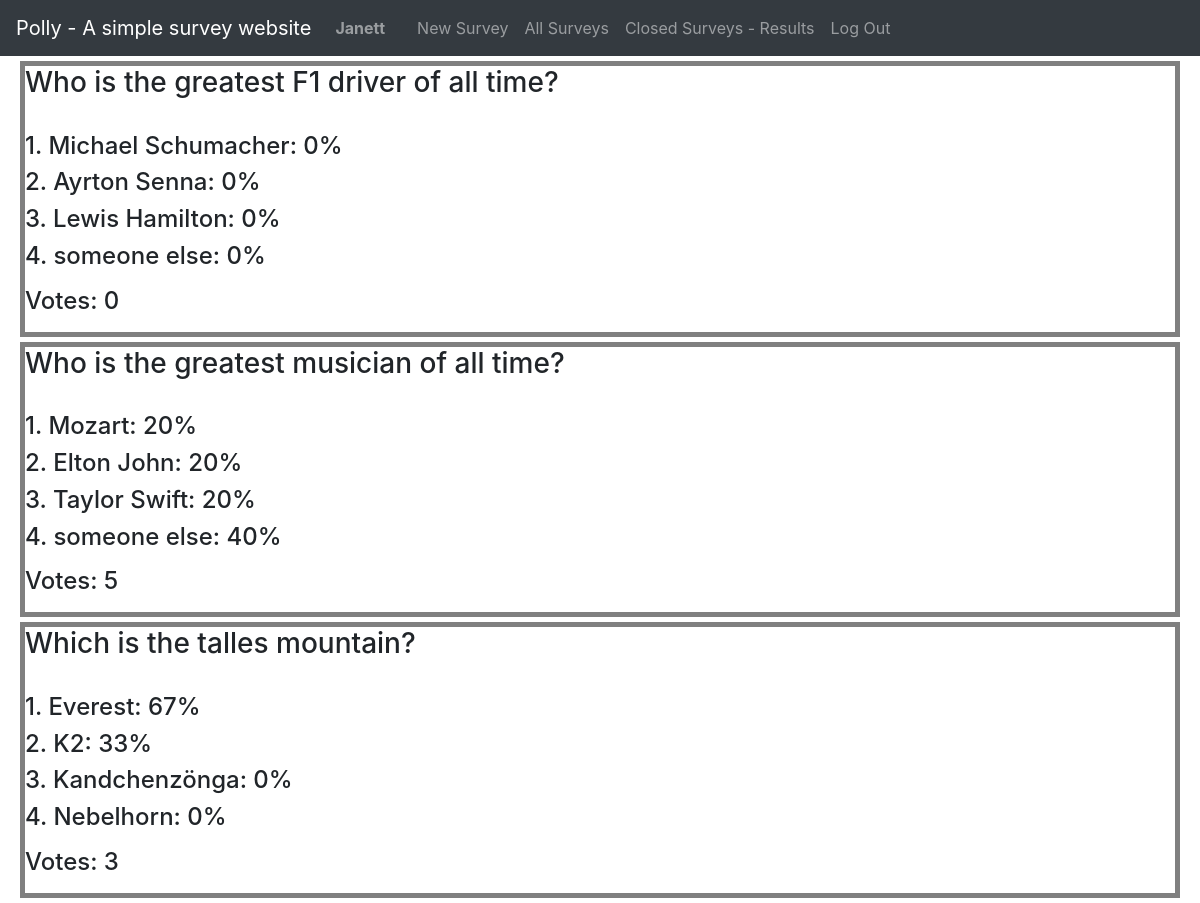
The page /results (signed in) on the database its author committed.
### polly/models.py (models this page shows)
class User(AbstractUser):
    pass

class Survey(models.Model):
    user = models.ForeignKey(User, on_delete=models.CASCADE, default='1', related_name="author")
    question = models.TextField()
    answer1 = models.TextField()
    answer2 = models.TextField()
    answer3 = models.TextField(blank=True)
    answer4 = models.TextField(blank=True)
    timestamp = models.DateTimeField()
    archived = models.BooleanField (default=False)

### polly/views.py (the view)
# urls.py: path("results", views.results, name="results")
def results(request):
        if request.method == 'GET':
            surveyss = Survey.objects.values().filter(archived=True)
            votes = Vote.objects.values('question').annotate(c=Count('question'))
            answers = list(Vote.objects.values_list('answer', flat=True))
            questions = Vote.objects.values_list('question', flat=True)
            print(votes)
            lists=[]
            for survey in surveyss:
                dict={}
                dict['question'] = survey['question']
                try:
                    total_counts = list(Vote.objects.values('question').filter(question=survey['question']).annotate(c=Count('question')))
                    total_counts = total_counts[0]['c']
                    if survey['answer1'] in answers:
                        counts = answers.count(survey['answer1'])
                        ratio = "{:.0%}".format((counts / total_counts))
                        dict['answer1'] = survey['answer1'] + ': ' + ratio
                    elif survey['answer1'] not in answers:
                        dict['answer1'] = survey['answer1'] + ': 0%'
                    if survey['answer2'] in answers:
                        counts = answers.count(survey['answer2'])
                        ratio = "{:.0%}".format((counts / total_counts))
                        dict['answer2'] = survey['answer2'] + ': ' + ratio
                    elif survey['answer2'] not in answers:
                        dict['answer2'] = survey['answer2'] + ': 0%'
                    if survey['answer3'] in answers:
                        counts = answers.count(survey['answer3'])
                        ratio = "{:.0%}".format((counts / total_counts))
                        dict['answer3'] = survey['answer3'] + ': ' + ratio
                    elif survey['answer3'] not in answers:
                        dict['answer3'] = survey['answer3'] + ': 0%'
                    if survey['answer4'] in answers:
                        counts = answers.count(survey['answer4'])
                        ratio = "{:.0%}".format((counts / total_counts))
                        dict['answer4'] = survey['answer4'] + ': ' + ratio
                    elif survey['answer4'] not in answers:
                        dict['answer4'] = survey['answer4'] + ': 0%'
                    lists.append(dict)
                except IndexError:
                    total_counts = 0
                    if survey['answer1'] in answers:
                        dict['answer1'] = survey['answer1'] + ': 0%'
                    elif survey['answer1'] not in answers:
                        dict['answer1'] = survey['answer1'] + ': 0%'
                    if survey['answer2'] in answers:
                        dict['answer2'] = survey['answer2'] + ': 0%'
                    elif survey['answer2'] not in answers:
                        dict['answer2'] = survey['answer2'] + ': 0%'
                    if survey['answer3'] in answers:
                        dict['answer3'] = survey['answer3'] + ': 0%'
                    elif survey['answer3'] not in answers:
                        dict['answer3'] = survey['answer3'] + ': 0%'
                    if survey['answer4'] in answers:
                        dict['answer4'] = survey['answer4'] + ': 0%'
                    elif survey['answer4'] not in answers:
                        dict['answer4'] = survey['answer4'] + ': 0%'
                    lists.append(dict)
            return render(request, "results.html", {
                'lists': lists,
                'votes': votes,
                'questions': questions
            })

### polly/templates/results.html (shortened to what this page needs)
{% extends "layout.html" %}
{% load static %}
{% block body %}
{% for list in lists %}
    <div class="survey">
        <h3>{{ list.question }}</h3><br>
        <h4>1. {{ list.answer1 }}</h4>
        <h4>2. {{ list.answer2 }}</h4>
        {% if survey.answer3 != "" %}
            <h4>3. {{ list.answer3 }}</h4>
        {% endif %}
        {% if survey.answer4 != "" %}
            <h4>4. {{ list.answer4 }}</h4>
        {% endif %}
        {% for vote in votes %}
            {% ifchanged %}
            {% if list.question not in questions %}
                <p><h4>Votes: 0</h4></p>
            {% endif %}
            {% endifchanged %}
            {% if list.question == vote.question %}
                <p><h4>Votes: {{ vote.c }}</h4></p>
            {% endif %}
        {% endfor %}
        </div>
{% endfor %}
{% endblock %}

### polly/templates/layout.html (shortened to what this page needs)
{% load static %}
<!DOCTYPE html>
<html lang="en">
    <head>
        <link rel="stylesheet" href="https://stackpath.bootstrapcdn.com/bootstrap/4.4.1/css/bootstrap.min.css">
        <link href="{% static 'polly/styles.css' %}" rel="stylesheet">
    </head>
    <body>
        <nav class="navbar navbar-expand-lg navbar-dark bg-dark">
            <a class="navbar-brand" href="{% url 'index' %}">Polly - A simple survey website</a>
            <div>
              <ul class="navbar-nav mr-auto">
                {% if user.is_authenticated %}
                    <li class="nav-item">
                        <a class="nav-link" href="{% url 'profile' %}"><strong>{{ user.username }}</strong></a>
                    </li>
                {% endif %}
                <li class="nav-item">
                  <a class="nav-link" href="{% url 'index' %}">
                  </a>
                </li>
                {% if user.is_authenticated %}
                    <li class="nav-item">
                        <a class="nav-link" href="{% url 'new_survey' %}">New Survey</a>
                    </li>
                    <li class="nav-item">
                        <a class="nav-link" href="{% url 'surveys' %}">All Surveys</a>
                    </li>
                    <li class="nav-item">
                        <a class="nav-link" href="{% url 'results' %}">Closed Surveys - Results</a>
                    </li>
                    <li class="nav-item">
                        <a class="nav-link" href="{% url 'logout' %}">Log Out</a>
                    </li>
                {% endif %}
              </ul>
            </div>
          </nav>
        <div class="body">
            {% block body %}
            {% endblock %}
        </div>
    </body>
</html>

### polly/static/polly/styles.css (style rules this page uses)
.survey { border: 5px solid grey; display: center; justify-content: center; flex-direction: column; box-sizing: border-box; margin: 5px 20px; }

### rows shown on the page
User: username "Janett"
Survey: question "Who is the greatest F1 driver of all time?"
Survey: question "Who is the greatest musician of all time?"
Survey: question "Which is the talles mountain?"

### other values the page prints
{{ list.answer1 }} "Michael Schumacher: 0%" "Mozart: 20%" "Everest: 67%"
{{ list.answer2 }} "Ayrton Senna: 0%" "Elton John: 20%" "K2: 33%"
{{ list.answer3 }} "Lewis Hamilton: 0%" "Taylor Swift: 20%" "Kandchenzönga: 0%"
{{ list.answer4 }} "someone else: 0%" "someone else: 40%" "Nebelhorn: 0%"
{{ vote.c }} "5" "3"
